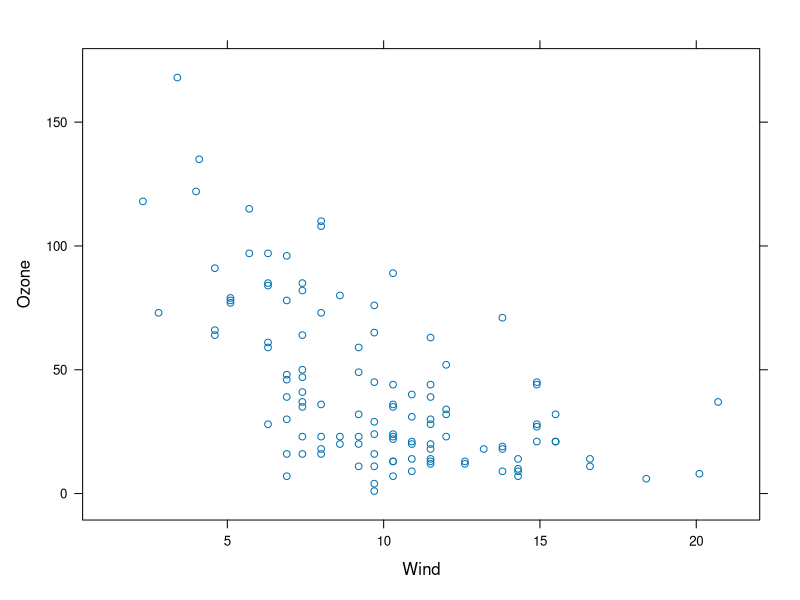
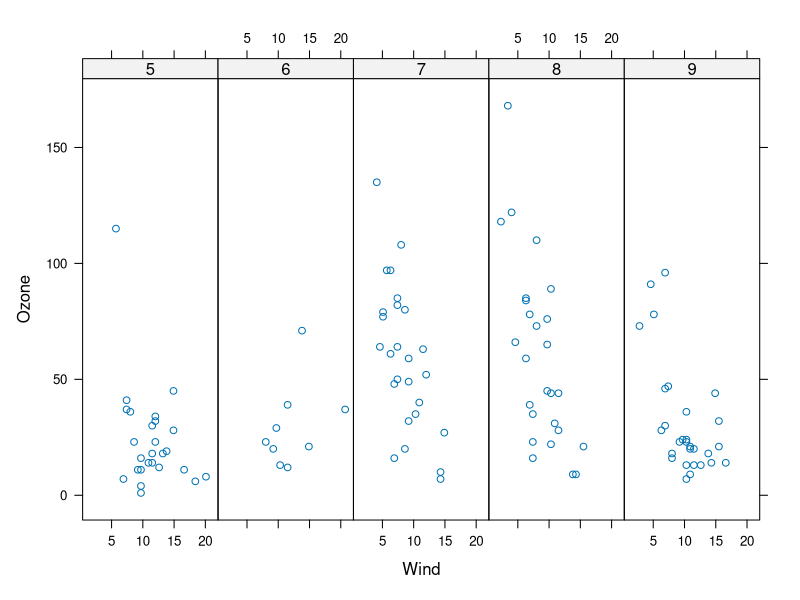

Generate these figures, in order, with R:
# ***********************Lattice plots***********************
library(lattice)
# Makes plot in single calls
# Main functions are
# + xyplot -- main fn for scatterplots
# + bwplot -- basically boxplots
# + histogram
# + stripplot -- boxplot with actual points
# + dotplot -- plot dots on violin strings
# + splom -- scatterplot matrix
# + levelplot, contourplot -- plotting image data

# xyplot(y ~x | f * g, data)
# This is a formula notation. x,y are axes, and f,g are factors
xyplot(Ozone ~ Wind, data = airquality)
# multiple graphs
airquality <- transform(airquality, Month = factor(Month))
xyplot(Ozone~Wind | Month, data = airquality, layout = c(5,1))
# lattice plots return objects of a class trellis or smth which can be stored in a variable
# youcan make a custom panel function
# *************************************************************